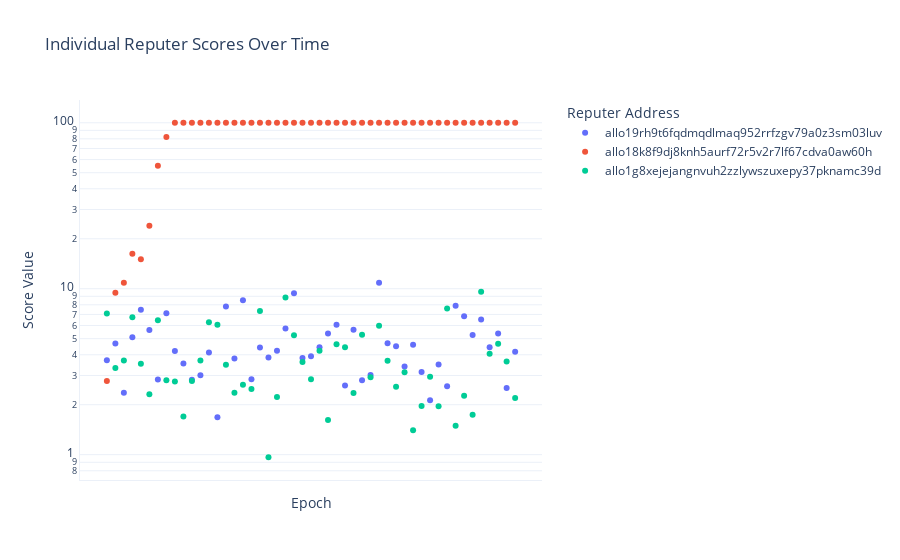

Notebook cell for this chart:
### Code cell
import plotly.express as px

# Filter data for reputer scores
reputer_scores = raw_score_df[raw_score_df['metric_name'] == 'rawreputerscore'].copy()

# Create the plot
fig = px.scatter(
    reputer_scores,
    x='epoch',
    y='metric_value',
    color='address',
    title='Individual Reputer Scores Over Time',
    labels={
        'metric_value': 'Score Value', 
        'epoch': 'Epoch'
    },
    template='plotly_white'
)

# Update layout
fig.update_layout(
    xaxis=dict(
        showspikes=True,
        spikemode='across',
        spikesnap='cursor',
        spikethickness=1,
        showline=True,
        showgrid=True,
        spikedash='dot',
        spikecolor='grey',
        dtick=200
    ),
    yaxis=dict(
        showspikes=True,
        spikemode='across',
        spikesnap='cursor',
        spikethickness=1,
        showline=True,
        showgrid=True,
        spikedash='dot',
        spikecolor='grey',
        type='log'  # Use log scale for y-axis
    ),
    hovermode='closest',
    legend_title_text='Reputer Address',
    legend=dict(
        yanchor="top",
        y=1,
        xanchor="left",
        x=1.05
    )
)

# Update hover template to show truncated addresses
fig.update_traces(
    hovertemplate="<br>".join([
        "Epoch: %{x}",
        "Score: %{y:.6f}",
        "Address: %{customdata}",
        "<extra></extra>"
    ]),
    customdata=reputer_scores['address'].apply(lambda x: x[:10] + '...')
)

# Show the plot
fig.show()

### Figure 1 — Plotly figure (JSON) as saved in the notebook; plotly's stock layout.template omitted (floating-point values rounded to 4 significant figures; data arrays with more than 128 entries replaced by an {"elided": "..."} marker saying what was removed)
{"data": [{"customdata": {"elided": "147 str values"}, "hovertemplate": "Epoch: %{x}<br>Score: %{y:.6f}<br>Address: %{customdata}<br><extra></extra>", "legendgroup": "allo19rh9t6fqdmqdlmaq952rrfzgv79a0z3sm03luv", "marker": {"color": "#636efa", "symbol": "circle"}, "mode": "markers", "name": "allo19rh9t6fqdmqdlmaq952rrfzgv79a0z3sm03luv", "orientation": "v", "showlegend": true, "type": "scatter", "x": [54, 53, 52, 51, 50, 49, 48, 47, 46, 45, 44, 43, 42, 41, 40, 39, 38, 37, 36, 35, 34, 33, 32, 31, 30, 29, 28, 27, 26, 25, 24, 23, 22, 21, 20, 19, 18, 17, 16, 15, 14, 13, 12, 11, 10, 9, 8, 7, 6], "xaxis": "x", "y": [4.167, 2.521, 5.372, 4.443, 6.523, 5.268, 6.828, 7.9, 2.584, 3.5, 2.128, 3.149, 4.594, 3.398, 4.494, 4.699, 10.88, 3.024, 2.81, 5.668, 2.608, 6.068, 5.376, 4.443, 3.919, 3.82, 9.378, 5.767, 4.223, 3.853, 4.428, 2.844, 8.52, 3.801, 7.803, 1.679, 4.124, 3.006, 2.831, 3.542, 4.22, 7.127, 2.836, 5.636, 7.465, 5.103, 2.36, 4.668, 3.711], "yaxis": "y"}, {"customdata": {"elided": "147 str values"}, "hovertemplate": "Epoch: %{x}<br>Score: %{y:.6f}<br>Address: %{customdata}<br><extra></extra>", "legendgroup": "allo18k8f9dj8knh5aurf72r5v2r7lf67cdva0aw60h", "marker": {"color": "#EF553B", "symbol": "circle"}, "mode": "markers", "name": "allo18k8f9dj8knh5aurf72r5v2r7lf67cdva0aw60h", "orientation": "v", "showlegend": true, "type": "scatter", "x": [54, 53, 52, 51, 50, 49, 48, 47, 46, 45, 44, 43, 42, 41, 40, 39, 38, 37, 36, 35, 34, 33, 32, 31, 30, 29, 28, 27, 26, 25, 24, 23, 22, 21, 20, 19, 18, 17, 16, 15, 14, 13, 12, 11, 10, 9, 8, 7, 6], "xaxis": "x", "y": [100, 100, 100, 100, 100, 100, 100, 100, 100, 100, 100, 100, 100, 100, 100, 100, 100, 100, 100, 100, 100, 100, 100, 100, 100, 100, 100, 100, 100, 100, 100, 100, 100, 100, 100, 100, 100, 100, 100, 100, 100, 81.93, 55.02, 23.98, 15.04, 16.22, 10.87, 9.442, 2.775], "yaxis": "y"}, {"customdata": {"elided": "147 str values"}, "hovertemplate": "Epoch: %{x}<br>Score: %{y:.6f}<br>Address: %{customdata}<br><extra></extra>", "legendgroup": "allo1g8xejejangnvuh2zzlywszuxepy37pknamc39d", "marker": {"color": "#00cc96", "symbol": "circle"}, "mode": "markers", "name": "allo1g8xejejangnvuh2zzlywszuxepy37pknamc39d", "orientation": "v", "showlegend": true, "type": "scatter", "x": [54, 53, 52, 51, 50, 49, 48, 47, 46, 45, 44, 43, 42, 41, 40, 39, 38, 37, 36, 35, 34, 33, 32, 31, 30, 29, 28, 27, 26, 25, 24, 23, 22, 21, 20, 19, 18, 17, 16, 15, 14, 13, 12, 11, 10, 9, 8, 7, 6], "xaxis": "x", "y": [2.199, 3.642, 4.658, 4.059, 9.583, 1.738, 2.268, 1.493, 7.595, 1.955, 2.949, 1.964, 1.402, 3.139, 2.566, 3.681, 5.984, 2.926, 5.283, 2.352, 4.446, 4.629, 1.618, 4.234, 2.848, 3.616, 5.244, 8.861, 2.223, 0.9649, 7.331, 2.485, 2.642, 2.36, 3.48, 6.074, 6.274, 3.695, 2.776, 1.697, 2.755, 2.808, 6.467, 2.31, 3.534, 6.723, 3.697, 3.324, 7.1], "yaxis": "y"}], "layout": {"hovermode": "closest", "legend": {"title": {"text": "Reputer Address"}, "tracegroupgap": 0, "x": 1.05, "xanchor": "left", "y": 1, "yanchor": "top"}, "title": {"text": "Individual Reputer Scores Over Time"}, "xaxis": {"anchor": "y", "domain": [0, 1], "dtick": 200, "showgrid": true, "showline": true, "showspikes": true, "spikecolor": "grey", "spikedash": "dot", "spikemode": "across", "spikesnap": "cursor", "spikethickness": 1, "title": {"text": "Epoch"}}, "yaxis": {"anchor": "x", "domain": [0, 1], "showgrid": true, "showline": true, "showspikes": true, "spikecolor": "grey", "spikedash": "dot", "spikemode": "across", "spikesnap": "cursor", "spikethickness": 1, "title": {"text": "Score Value"}, "type": "log"}}}
